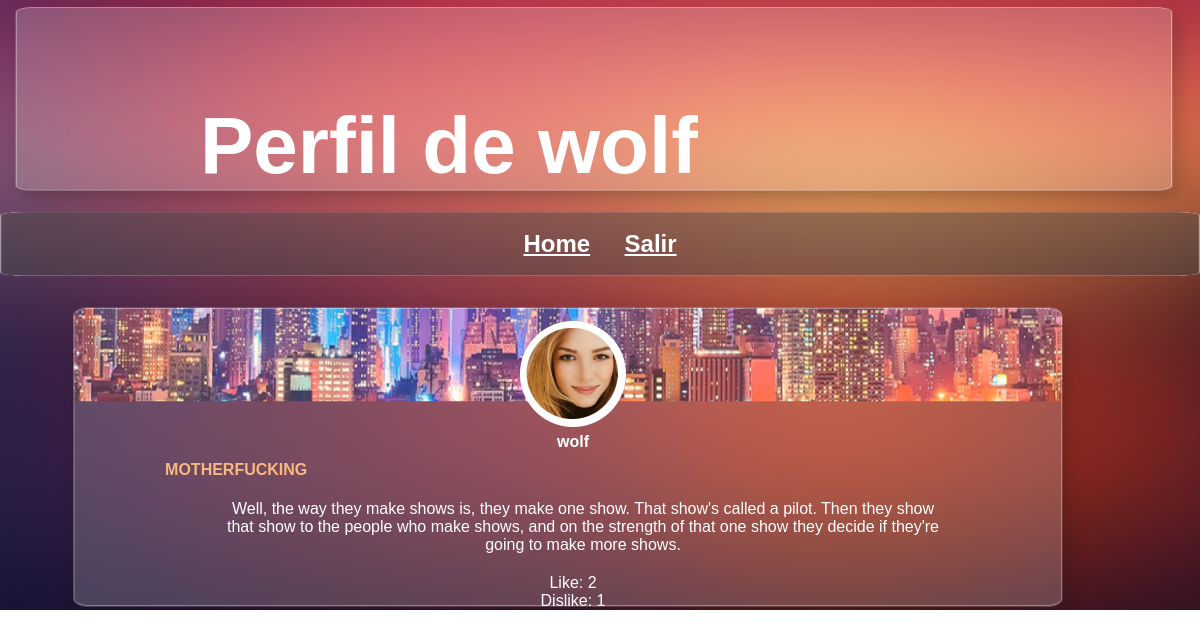
Screenshot of /perfil.php?usuario=wolf with the database file from the repository.
### tables this page shows
CREATE TABLE IF NOT EXISTS `post` (
`Id_mensaje` int(11) NOT NULL,
  `Id_usuario` int(255) NOT NULL,
  `Titulo` text,
  `Post` text
);

CREATE TABLE IF NOT EXISTS `usuarios` (
`Id` int(12) NOT NULL,
  `Nombre` varchar(20) NOT NULL,
  `password` varchar(10) NOT NULL,
  `URL` text
);

### perfil.php (the view, shortened to what this page needs)
<!DOCTYPE html>
<html>
	<head>
		<link rel="stylesheet" href="css/style.css">
	</head>
<body>
	<header>
			<div id="nombre">
						<?php
							include_once("includes/database.php");
							echo "<h1 >";
							$user = $_GET['usuario'];
							echo "Perfil de ".$user . "<br>";
							echo "</h1>";
						?>
					</div>
		</header>
	<div class="container">
			<div class="navegacion">
				<nav>
					<ul class="list-inline list">
							<li class="lista"><a href="index.php"><h2>Home</h2></a></li>
							<li class="lista"><a href="logout.php"><h2>Salir</h2></a></li>
						</ul>
				</nav>
		</div>
	</div>
	<?php
		$ID =mysql_query("SELECT usuarios.Id FROM mensajes.usuarios WHERE usuarios.Nombre= '$user'");
		while ($row = mysql_fetch_array($ID)) {
			$idUser = $row["Id"];
		}
		$mens = mysql_query("SELECT usuarios.Nombre, post.Titulo, post.Id_usuario, post.Post, post.Id_mensaje, usuarios.URL FROM mensajes.usuarios JOIN mensajes.post ON post.Id_usuario = usuarios.Id  WHERE Id_usuario = '$idUser'");
		while ($row = mysql_fetch_array($mens)) {
			$url = $row["URL"];
			$nombre = $row["Nombre"];
			$post =$row["Post"];
			$titulo = $row["Titulo"];
				echo "<div class='contenedor'>";
					echo "<div class='post'>";
						echo "<div class='user'>";
							echo "<img src='$url' alt='usuario'>";
							echo "<form name='form' action='perfil.php' method='POST'>";
							echo "<a>$nombre</a>";
							echo "<br    />";
						echo "</div>";
						echo "<div class='titulo'>$titulo</div>";
						echo "<div class='content'>$post</div>";
						$likes= "SELECT count(*) AS numLikes FROM mensajes.likes WHERE id_post='".$row["Id_mensaje"]."'";
						$rNumLikes = mysqli_query($cons,$likes);
							while($rowB = mysqli_fetch_array($rNumLikes)){
								$numLikes = $rowB["numLikes"];
								echo "<div class='likes'>";
								echo "Like: $numLikes";
								echo "</div>";
							}
						$dislike= "SELECT count(*) AS numDislike FROM mensajes.dislike WHERE id_post='".$row["Id_mensaje"]."'";
						$rNumDislike = mysqli_query($cons,$dislike);
							while($rowC = mysqli_fetch_array($rNumDislike)){
								$numDislike = $rowC["numDislike"];
								echo "<div class='Dislikes'>";
								echo "Dislike: $numDislike";
								echo "</div>";
							}
					echo "</div>";
					echo "</div>";
		}
		 ?>
</body>
</html>

### css/style.css (style rules this page uses)
* { font-family: 'Helvetica', cursive; margin: 0; padding: 0; }
body { background: #ecf0f1; background: url("imagenes/fondo.png"); background-repeat: no-repeat; background-size: 100% 100%; }
header { background: url("imagenes/mensaje.png"); background-size: 100% 100%; background-repeat: no-repeat; }
#nombre { padding-top: 100px; padding-left: 200px; padding-bottom: 20px; color: white; font-size: 40px; }
.navegacion nav { background: url("imagenes/header.png"); background-size: 100% 100%; text-align: center; }
nav li { display: inline-block; margin: 0 15px 0 15px; }
nav a { color: white; margin: 0 15px 0 15px; }
.contenedor { margin: auto; width: 90%; }
.contenedor img { margin-top: 25px; width: 50% }
.post { background: url("imagenes/mensajeDos.png"); background-size: 100% 110%; color: white; display: inline-block; text-align: center; margin-top: 20px; width: 95%; }
.post a { color: white; display: inline-block; text-align: center; margin-top: 2px; width: 95%; }
.user { display: inline-block; font-weight: bold; }
.titulo { display: inline-block; text-align: left; margin-left:5px; margin-top:10px; width: 80%; font-weight: bold; color:#f9b87e; }
.content { display: inline-block; margin-left: 20px; margin-top: 1px; padding: 20px; vertical-align: top; width: 70%; }

### rows the page displays
post: Id_usuario.URL (picture), Id_usuario.Nombre "wolf", Titulo "MOTHERFUCKING", Post "Well, the way they make shows is, they make one show. That show's called a pilot. Then they show that show to the people who make shows, and on the strength of that one show they decide if they're going to make more shows.", numLikes "2", numDislike "1"

### other values shown
$user "wolf"
